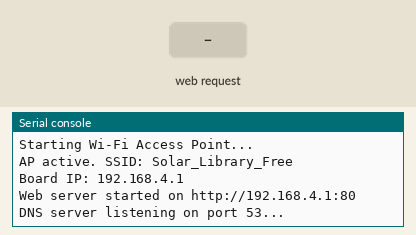
A program run on a simulated CircuitPython board. Shown: the last lines printed to the serial console. Inputs (shaded band) come from the test bench. The board's own WiFi access point starts at once.

Above: at 2.2 s.
2.3 s: HTTP request GET /generate_204 received
At 3.3 s:
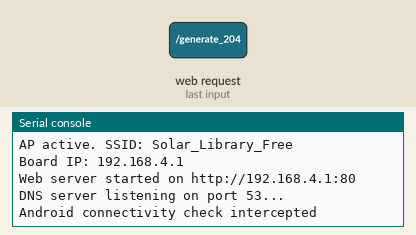
3.8 s: HTTP request GET /hotspot-detect.html received
At 4.3 s:
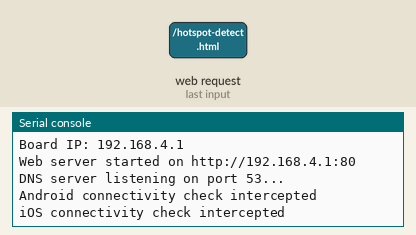

Measured:
- after the input at 2.3 s, the serial console: prints a new line at once (image 1)
- after the input at 3.8 s, the serial console: prints a new line at once (image 2)

The program:

captive_portal_test.py
```python
import wifi
import socketpool
import time
import os
from adafruit_httpserver import Server, Request, Response

# 1. Start the Access Point
SSID = "Solar_Library_Free"
PASSWORD = None  # Open network so users don't need a password

print("Starting Wi-Fi Access Point...")
try:
    wifi.radio.stop_ap()
    time.sleep(1)
except Exception:
    pass

wifi.radio.start_ap(ssid=SSID)
my_ip = str(wifi.radio.ipv4_address_ap)
print(f"AP active. SSID: {SSID}")
print(f"Board IP: {my_ip}")

# 2. Setup Socket Pool and Web Server
pool = socketpool.SocketPool(wifi.radio)
web_server = Server(pool, debug=True)

# HTML Landing Page
LANDING_PAGE_HTML = """<!DOCTYPE html>
<html>
<head>
    <meta name="viewport" content="width=device-width, initial-scale=1.0">
    <title>Solar Little Library</title>
    <style>
        body { font-family: -apple-system, sans-serif; text-align: center; padding: 20px; background-color: #f4f4f9; color: #333; }
        .card { background: white; padding: 20px; border-radius: 12px; box-shadow: 0 4px 6px rgba(0,0,0,0.1); max-width: 400px; margin: 0 auto; }
        h1 { color: #e0a458; }
        .instructions { background: #eef2f3; padding: 15px; border-radius: 8px; font-size: 14px; text-align: left; }
        a { display: inline-block; background: #e0a458; color: white; padding: 10px 20px; text-decoration: none; border-radius: 6px; margin-top: 15px; }
    </style>
</head>
<body>
    <div class="card">
        <h1>Solar Little Library</h1>
        <p>You have connected to the offline library server!</p>

        <div class="instructions">
            <strong>CRITICAL STEP FOR PHONES:</strong><br>
            Modern phones block downloading books directly inside this automatic popup window.<br><br>
            1. Copy this link: <strong>http://192.168.4.1</strong><br>
            2. Open your standard browser (Safari/Chrome).<br>
            3. Paste the link and press enter to browse and download.
        </div>
        <a href="http://192.168.4.1">Open in Browser</a>
    </div>
</body>
</html>
"""

# Route for default landing page
@web_server.route("/")
def root_route(request: Request):
    return Response(request, content_type="text/html", body=LANDING_PAGE_HTML)

# Handle Android connectivity checks
@web_server.route("/generate_204")
def android_connectivity_route(request: Request):
    print("Android connectivity check intercepted")
    # Redirecting to root triggers the captive portal login popup on Android
    return Response(request, content_type="text/html", body=LANDING_PAGE_HTML)

# Handle Apple connectivity checks (hotspot-detect)
@web_server.route("/hotspot-detect.html")
def apple_connectivity_route(request: Request):
    print("iOS connectivity check intercepted")
    return Response(request, content_type="text/html", body=LANDING_PAGE_HTML)

# Start web server non-blocking
web_server.start(host=my_ip, port=80)
print(f"Web server started on http://{my_ip}:80")

# 3. DNS Redirect Server (UDP Port 53)
# Intercepts all DNS requests and responds with the ESP32-S3's IP
dns_sock = pool.socket(pool.AF_INET, pool.SOCK_DGRAM)
dns_sock.setblocking(False)
dns_sock.bind((my_ip, 53))
print("DNS server listening on port 53...")

def make_dns_response(query_data, ip_address):
    tid = query_data[0:2]
    flags = b'\x81\x80'  # Standard response, no error
    qdcount = query_data[4:6]
    ancount = b'\x00\x01'  # 1 Answer record
    nscount = b'\x00\x00'
    arcount = b'\x00\x00'

    # Locate end of QNAME
    ptr = 12
    while query_data[ptr] != 0:
        ptr += query_data[ptr] + 1
    ptr += 5 # Skip terminator, QTYPE, and QCLASS

    question_sec = query_data[12:ptr]
    ans_name = b'\xc0\x0c' # Pointer to query name at offset 12
    ans_type = b'\x00\x01' # Type A (IPv4)
    ans_class = b'\x00\x01' # Class IN
    ans_ttl = b'\x00\x00\x00\x3c' # 60 seconds
    ans_rdlength = b'\x00\x04' # 4 bytes

    ip_bytes = bytes([int(x) for x in ip_address.split('.')])

    return tid + flags + qdcount + ancount + nscount + arcount + question_sec + ans_name + ans_type + ans_class + ans_ttl + ans_rdlength + ip_bytes

# Run loops
dns_buffer = bytearray(512)
while True:
    # 1. Handle DNS queries
    try:
        size, addr = dns_sock.recvfrom_into(dns_buffer)
        query = dns_buffer[:size]
        response = make_dns_response(query, my_ip)
        dns_sock.sendto(response, addr)
        print(f"DNS redirected query from {addr}")
    except OSError:
        pass  # Non-blocking socket empty

    # 2. Poll Web Server
    try:
        web_server.poll()
    except Exception as e:
        print(f"Web server error: {e}")

    time.sleep(0.01)
```
